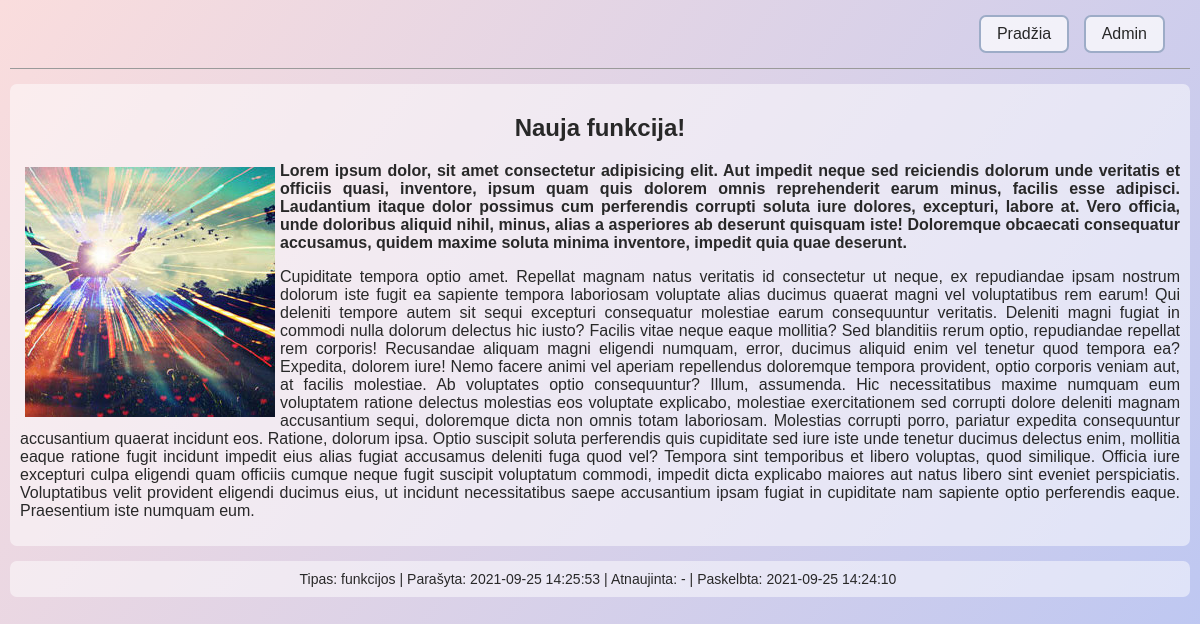
The app's page /news.php?id=5 with its own data.
### tables this page shows
CREATE TABLE `news` (
  `id` int(11) NOT NULL,
  `short` varchar(100) NOT NULL,
  `full` text NOT NULL,
  `visible` tinyint(1) NOT NULL,
  `type` int(11) NOT NULL,
  `created_at` datetime NOT NULL,
  `updated_at` datetime DEFAULT NULL,
  `visible_at` datetime NOT NULL
);

CREATE TABLE `news_type` (
  `id` int(11) NOT NULL,
  `type` varchar(100) NOT NULL
);

### news.php (the view, shortened to what this page needs)
<?php
    try {
        $con = new PDO('mysql:dbname=news; host=localhost; charset=utf8', 'root', '');
        $con->setAttribute(PDO::ATTR_ERRMODE, PDO::ERRMODE_WARNING);
    }
    catch (PDOException $e) {
        echo 'Connection failed: ' . $e->getMessage();
    }
    if(isset($_GET['id'])) {
        generateNewsPage($con, $_GET['id']);
    } else {
        $type = isset($type) ? $type : '';
        $limit = isset($limit) ? $limit : '';
        $objects = getNews($con, $type, $limit);
    }
    function generateNewsPage($con, $id) { ?>
        <!DOCTYPE html>
        <html lang="lt">
        <head>
        </head>
        <body>
            <div class="mainContainer">
                <nav>
                    <a href="index.php" class="button">Pradžia</a>
                    <a href="login.php" class="button">Admin</a>
                </nav>
        <?php
        $query = $con->prepare('SELECT news.*, news_type.type as typeName  FROM news
                                JOIN news_type WHERE news.type=news_type.id AND news.id=:id');
        $query->execute(array(':id' => $id));
        if($row = $query->fetch(PDO::FETCH_ASSOC)) {
            $updated = $row['updated_at'] ? $row['updated_at'] : '-';
            echo '
                <div class="newsBody">
                    <h2 class="title">'. $row['short'] .'</h2>
                    '. $row['full'] .'
                </div>
                <div class="newsInfo">
                <div>
                    <span>Tipas: '. $row['typeName'].'</span>
                    <span>Parašyta: '. $row['created_at'] .'</span>
                    <span>Atnaujinta: '. $updated .'</span>
                    <span style="white-space: nowrap">Paskelbta: '. $row['visible_at'] .'</span>
                </div>
            </div>';
        } else {
            echo 'Naujiena neegzistuoja';
        }
        echo '
                    </div>
                </body>
            </html>';
    }
?>

### news.php (style rules this page uses)
* { box-sizing: border-box; }
body { color: #282828; font-family: 'Trebuchet MS', 'Lucida Sans Unicode', 'Lucida Grande', 'Lucida Sans', Arial, sans-serif; margin: 0; min-height: 100vh; height: 100%; display: flex; justify-content: center; background: linear-gradient(125deg, #fadddd, #bac6f3); }
a { color: #282828; }
.mainContainer { width: 100%; padding: 0 10px; min-width: 870px; max-width:1366px; display: flex; flex-direction: column; align-items: flex-start; }
.mainContainer nav { width: 100%; text-align: right; padding: 15px; border-bottom: 1px solid #9a9a9a; }
.mainContainer nav .button { margin-right: 10px; }
.button { text-align: center; display: inline-block; font-size: 16px; background-color: rgba(255, 255, 255, 0.719); padding: 8px 16px; cursor: pointer; border: 2px solid #9dacc7; border-radius: 7px; text-decoration: none; }
.newsInfo { text-align: center; width: 100%; font-size: 14px; background-color: rgba(255, 255, 255, 0.5); border-radius: 7px; padding: 10px; margin: 0 auto; }
.newsInfo span { white-space: nowrap; }
.newsInfo span::after { content: "|"; margin-left: 4px; }
.newsInfo span:last-of-type:after { content: ""; }
.newsBody { background-color: rgba(255, 255, 255, 0.5); padding: 10px; margin: 15px 0; border-radius: 7px; word-wrap: break-word; text-align: left; }
.newsBody .title { text-align: center; }

### records on screen
news: short "Nauja funkcija!", full "Lorem ipsum dolor, sit amet consectetur adipisicing elit. Aut impedit neque sed reiciendis dolorum unde veritatis et officiis quasi, inventore, ipsum quam quis dolorem omnis reprehenderit earum minus, facilis esse adipisci. Laudantium itaque dolor possimus cum perferendis corrupti soluta iure dolores, excepturi, labore at. Vero officia, unde doloribus aliquid nihil, minus, alias a asperiores ab deserunt quisquam iste! Doloremque obcaecati consequatur accusamus, quidem maxime soluta minima inventore, impedit quia quae deserunt. Cupiditate tempora optio amet. Repellat magnam natus veritatis id consectetur ut neque, ex repudiandae ipsam nostrum dolorum iste fugit ea sapiente tempora laboriosam…", full (picture), news_type.type "funkcijos", created_at "2021-09-25 14:25:53", updated_at "-", visible_at "2021-09-25 14:24:10"
